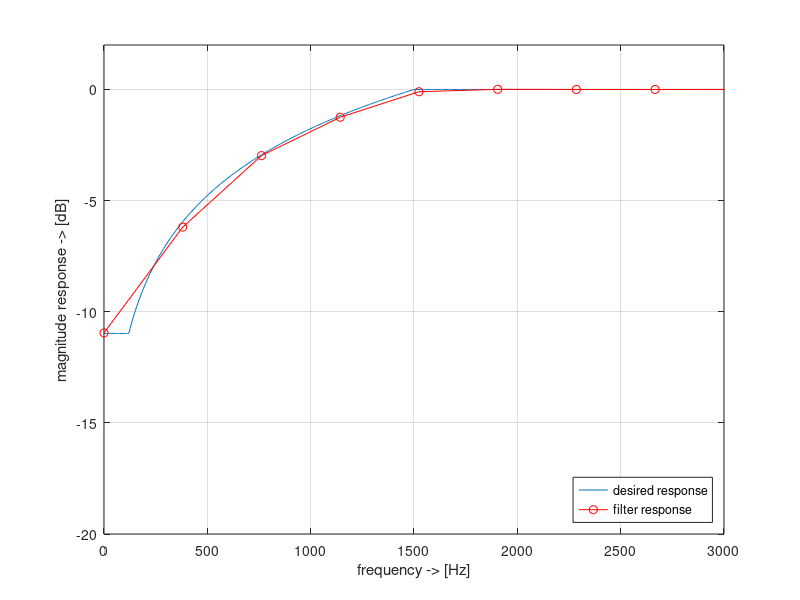
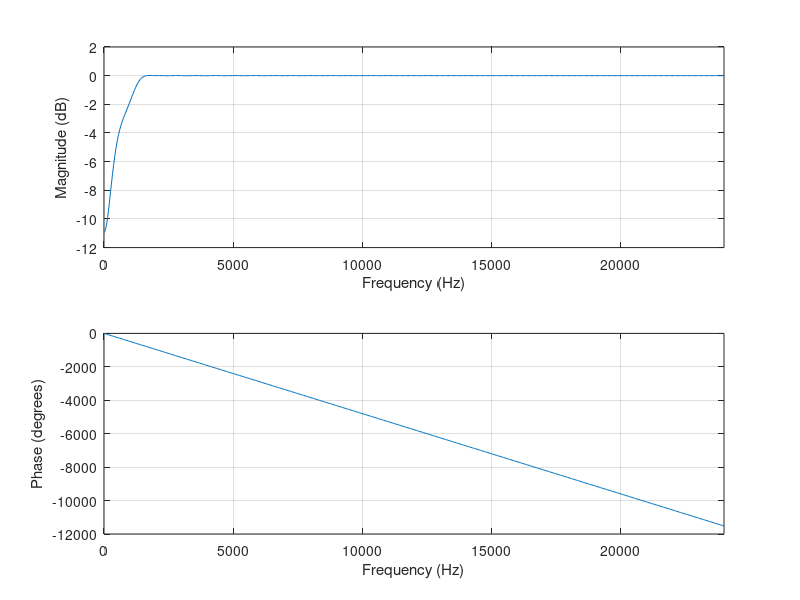

MATLAB code for these plots, in order: (Note: this script raises an error after producing the figures.)
% This script generates a sqrt(j k) pre-equalization filter 
% for Wave Field Synthesis
%
% S.Spors (SoundScapeRenderer@telekom.de)
% Deutsche Telekom Laboratories
% 9th Mai 2008

% ===== parameters ========================================================

% sampling frequency of filter
f_s = 48000;

% aliasing frequency of system (= upper frequency limit of equalization filter)
f_al = 1500;

% lower frequency limit of filter (= frequency when subwoofer is active)
f_sw = 120;

% number of coefficients for filter
Nfilt=128;


% ===== variables =========================================================
f = linspace(0,f_s/2,441*10);

idx_al=max(find(f<f_al));
idx_sw=max(find(f<f_sw));

H = ones(1,length(f));


% -------------------------------------------------------------------------
% computation of pre-equalization filter
% -------------------------------------------------------------------------

% desired response
H(1:idx_al) = sqrt(2*pi*f(1:idx_al))./sqrt(2*pi*f_al);
H(1:idx_sw) = H(idx_sw)*ones(1,idx_sw);

% compute filter
h = firls(Nfilt,2*f/f_s,H);

% truncate length to power of 2
h = h(1:end-1);

% -------------------------------------------------------------------------
% plot resulting filter characteristics
% -------------------------------------------------------------------------

Hfilt=fftshift(fft(h));
Hfilt=Hfilt(Nfilt/2+1:end);
f2 = linspace(0,f_s/2,length(Hfilt));

figure
plot(f,20*log10(abs(H)));
hold on
plot(f2,20*log10(abs(Hfilt)),'ro-');
hold off

grid on
xlabel('frequency -> [Hz]');
ylabel('magnitude response -> [dB]');
legend('desired response','filter response','Location','SouthEast');
axis([0 2*f_al -20 2]);


figure
freqz(h,1,[],f_s)

% -------------------------------------------------------------------------
% save filter coefficients
% -------------------------------------------------------------------------
fname = sprintf('wfs_prefilter_%d_%d_%d.wav',f_sw,f_al,f_s);
disp(['Wrote pre-equalization filter into file: ' fname]);
wavwrite(h,f_s,fname);

